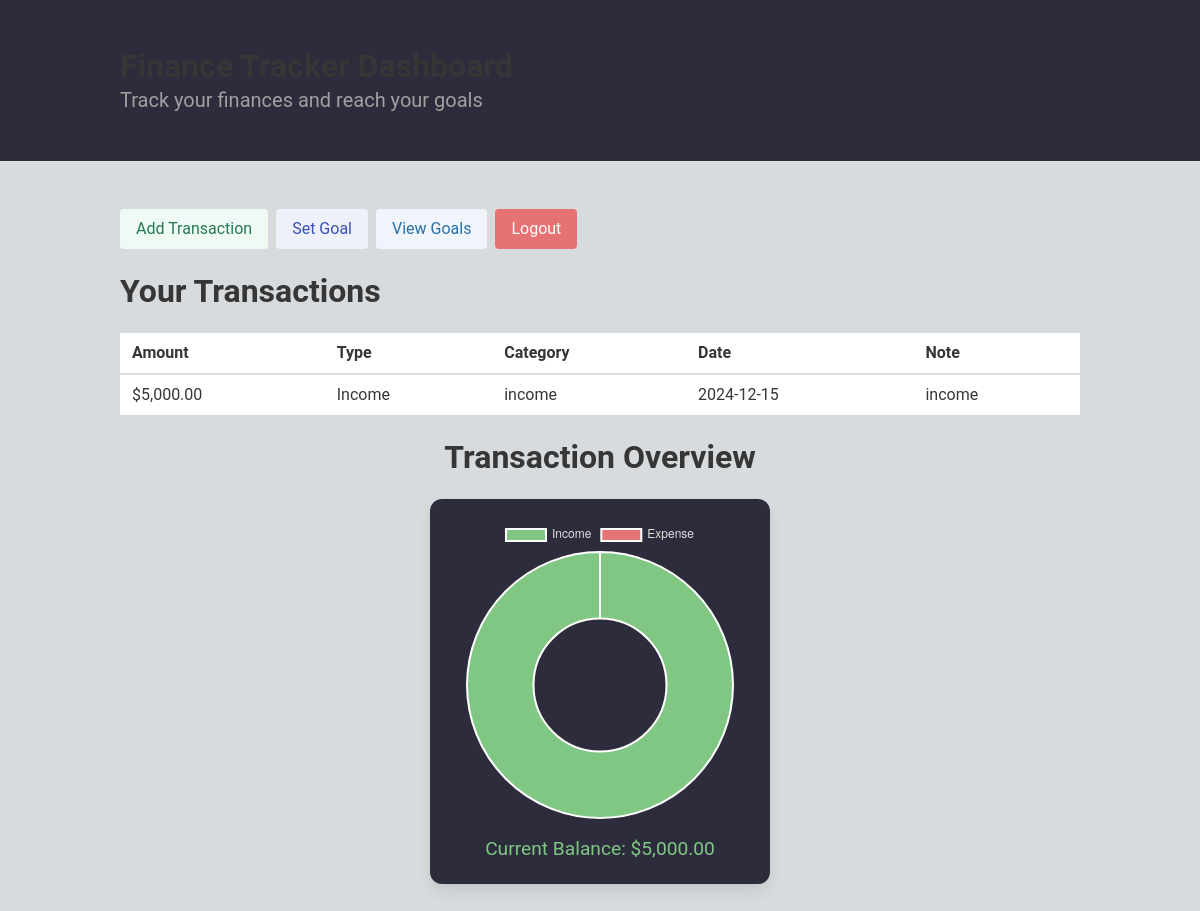
/dashboard (signed in), run on an earlier commit of the app's database.
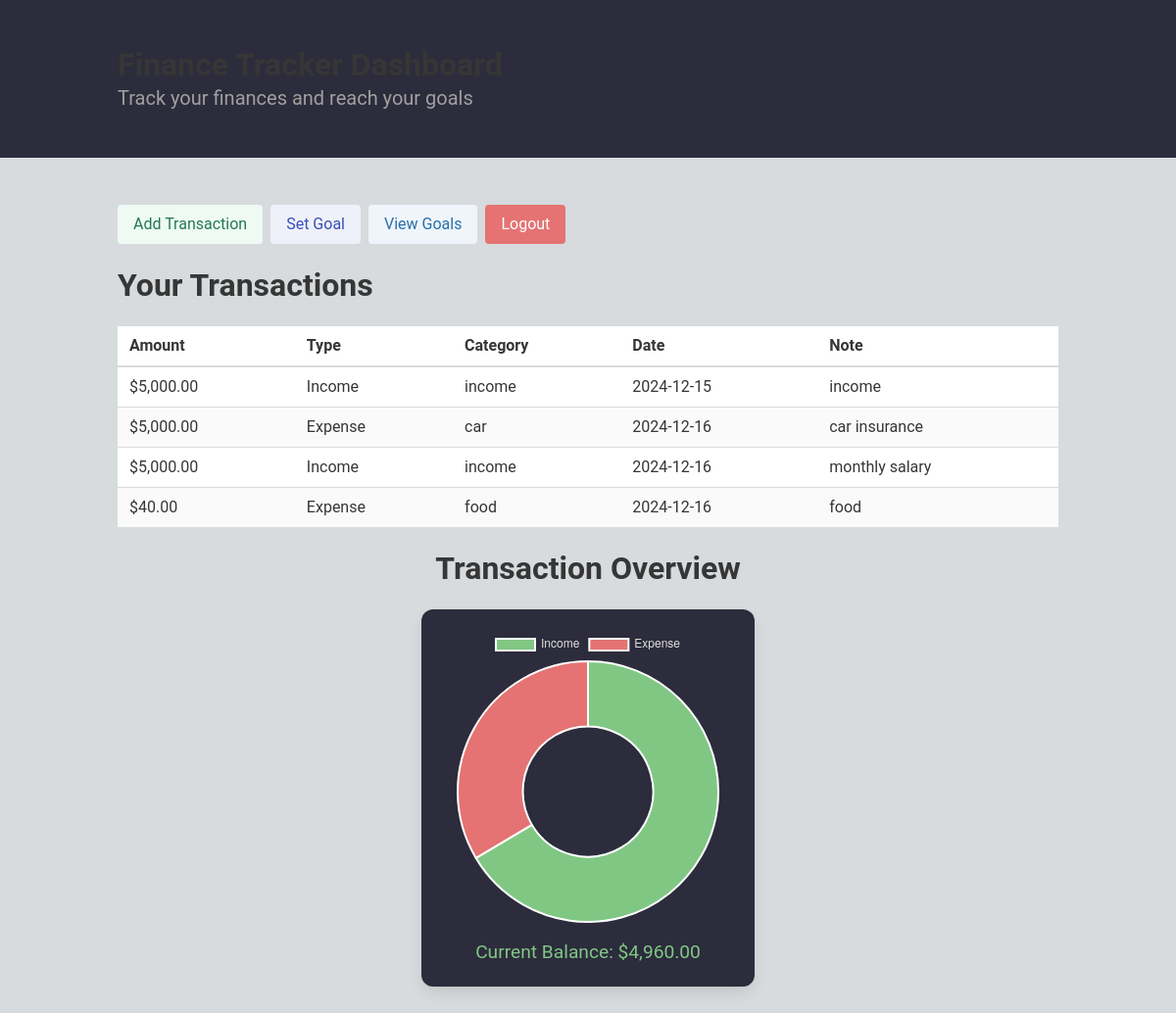
And on a later commit of the database.
### app.py (models this page shows)
class Transaction(db.Model):
    id = db.Column(db.Integer, primary_key=True)
    amount = db.Column(db.Float, nullable=False)
    type = db.Column(db.String(10), nullable=False)  # 'income' or 'expense'
    category = db.Column(db.String(50), nullable=False)
    date = db.Column(db.Date, nullable=False)
    note = db.Column(db.String(200))
    user_id = db.Column(db.Integer, db.ForeignKey('user.id'), nullable=False)

### app.py (the view)
@app.route('/dashboard')
def dashboard():
    if 'user_id' not in session:
        flash('Please log in to access this page.', 'danger')
        return redirect(url_for('login'))
    user = User.query.get(session['user_id'])
    if not user:
        flash('User not found. Please log in again.', 'danger')
        return redirect(url_for('login'))
    transactions = Transaction.query.filter_by(user_id=user.id).all()
    income_data = [transaction.amount for transaction in transactions if transaction.type == 'income']
    expense_data = [transaction.amount for transaction in transactions if transaction.type == 'expense']
    current_balance = sum(income_data) - sum(expense_data)
    static_folder = os.path.join(os.getcwd(), 'static')
    if not os.path.exists(static_folder):
        os.makedirs(static_folder)
    chart_path = os.path.join(static_folder, 'chart.png')
    if transactions:  # Only generate the chart if there are transactions
        labels = ['Income', 'Expense']
        sizes = [sum(income_data), sum(expense_data)]
        colors = ['#4caf50', '#f44336']  # Green for income, red for expense
        explode = (0.1, 0)  # Slightly "explode" the income slice
        plt.figure(figsize=(6, 4))
        plt.pie(sizes, labels=labels, colors=colors, explode=explode, autopct='%1.1f%%',
                shadow=True, startangle=140)
        plt.title('Transaction Overview')
        plt.tight_layout()
        plt.savefig(chart_path)
        plt.close()
    return render_template(
        'dashboard.html',
        transactions=transactions,
        income_data=income_data,  # For potential chart customization
        expense_data=expense_data,  # For potential chart customization
        current_balance=current_balance  # For display in the template
    )

### templates/dashboard.html (shortened to what this page needs)
<!DOCTYPE html>
<html lang="en">
<head>
    <link rel="stylesheet" href="https://cdnjs.cloudflare.com/ajax/libs/bulma/0.9.4/css/bulma.min.css">
    <link rel="stylesheet" href="../style/style.css">
</head>
<body>
    <section class="hero">
        <div class="hero-body">
            <div class="container">
                <h1 class="title">Finance Tracker Dashboard</h1>
                <h2 class="subtitle">Track your finances and reach your goals</h2>
            </div>
        </div>
    </section>
    <section class="section">
        <div class="container">
            <div class="buttons">
                    <a href="/add-transaction" class="button is-success is-light">Add Transaction</a>
                    <a href="/set-goal" class="button is-link is-light">Set Goal</a>
                    <a href="{{ url_for('goals_viewer') }}" class="button is-info is-light">View Goals</a>
                    <a href="{{ url_for('logout') }}" class="button is-danger">Logout</a>
            </div>
            <h2 class="title">Your Transactions</h2>
            {% if transactions %}
                <table class="table is-fullwidth is-striped">
                    <thead>
                        <tr>
                            <th>Amount</th>
                            <th>Type</th>
                            <th>Category</th>
                            <th>Date</th>
                            <th>Note</th>
                        </tr>
                    </thead>
                    <tbody>
                        {% for transaction in transactions %}
                        <tr>
                            <td>
                                ${{ "{:,.2f}".format(transaction.amount) }}
                            </td>
                            <td>{{ transaction.type.capitalize() }}</td>
                            <td>{{ transaction.category }}</td>
                            <td>{{ transaction.date.strftime('%Y-%m-%d') }}</td>
                            <td>{{ transaction.note }}</td>
                        </tr>
                        {% endfor %}
                    </tbody>
                </table>
            {% else %}
                <p>No transactions found.</p>
            {% endif %}
            <h2 class="title has-text-centered">Transaction Overview</h2>
            <div class="is-flex is-justify-content-center">
                <div class="box">
                    <canvas id="transactionChart" style="max-width: 300px;"></canvas>
                    <p class="has-text-centered current-balance">
                        Current Balance: ${{ "{:,.2f}".format(current_balance) }}
                    </p>
                </div>
    </section>
    <script>
        const incomeData = {{ income_data | tojson }};
        const expenseData = {{ expense_data | tojson }};
        const totalIncome = incomeData.reduce((a, b) => a + b, 0);
        const totalExpense = expenseData.reduce((a, b) => a + b, 0);
        const ctx = document.getElementById('transactionChart').getContext('2d');
        new Chart(ctx, {
            type: 'doughnut',
            data: {
                labels: ['Income', 'Expense'],
                datasets: [{
                    data: [totalIncome, totalExpense],
                    backgroundColor: ['#81C784', '#E57373']
                }]
            },
            options: {
                plugins: {
                    legend: {
                        labels: { color: '#E0E0E0' }
                    }
                },
                cutout: '50%'
            }
        });
    </script>
</body>
</html>

What changed in the data, as far as the page shows it:
added Transaction: amount "5,000.00"
added Transaction: amount "5,000.00"
added Transaction: amount "40.00"
Also different on the page:
chart data {{ income_data | tojson }}: [5000.0] → [5000.0, 5000.0]
chart data {{ expense_data | tojson }}: [] → [5000.0, 40.0]
{{ "{:,.2f}".format(current_balance) }}: "5,000.00" → "4,960.00"
